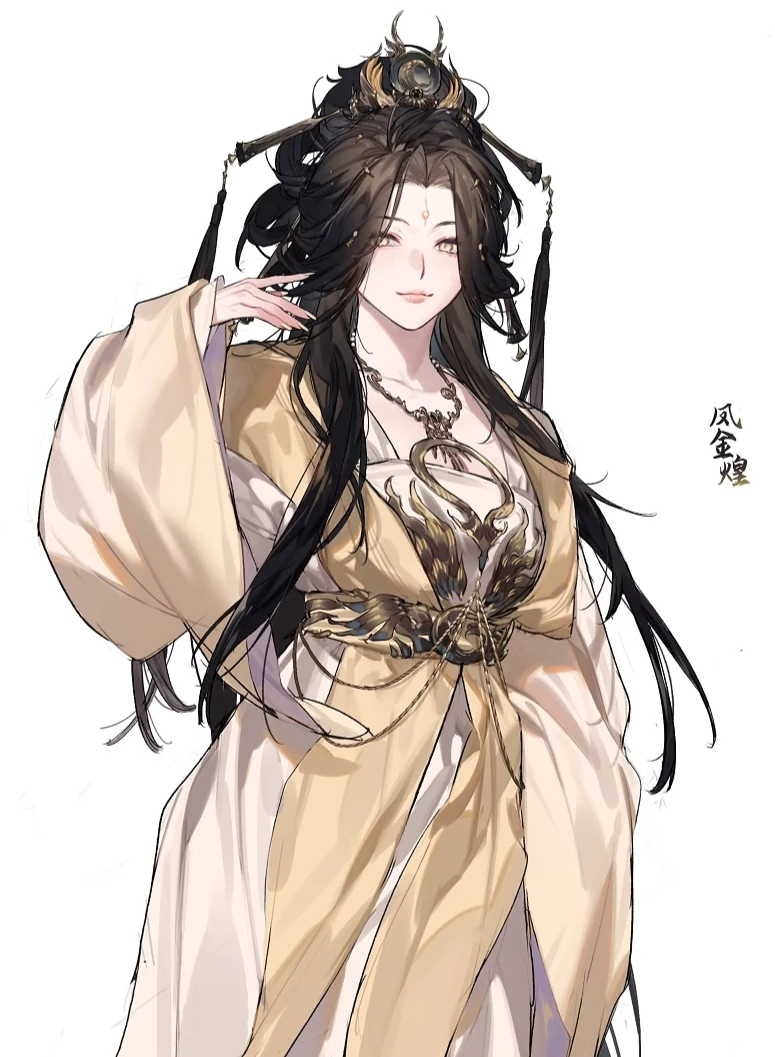
#> input picture ReadingImageAndVideos/image.png, 775 x 1057 px
$ python thresholding.py
#> lines starting #> are read from the running program, lines starting #| are printed output that depends on the picture; after the words box and inside, x2 and y2 are one past the last pixel; in counts of white or black regions, pixels touching at a corner belong together
import cv2 as cv

img = cv.imread('../image.png')
#> img is the input picture: shape (1057, 775, 3); mean B, G, R 195, 202.1, 212.3
cv.imshow('Original Image', img)
# Convert to grayscale
gray = cv.cvtColor(img, cv.COLOR_BGR2GRAY)
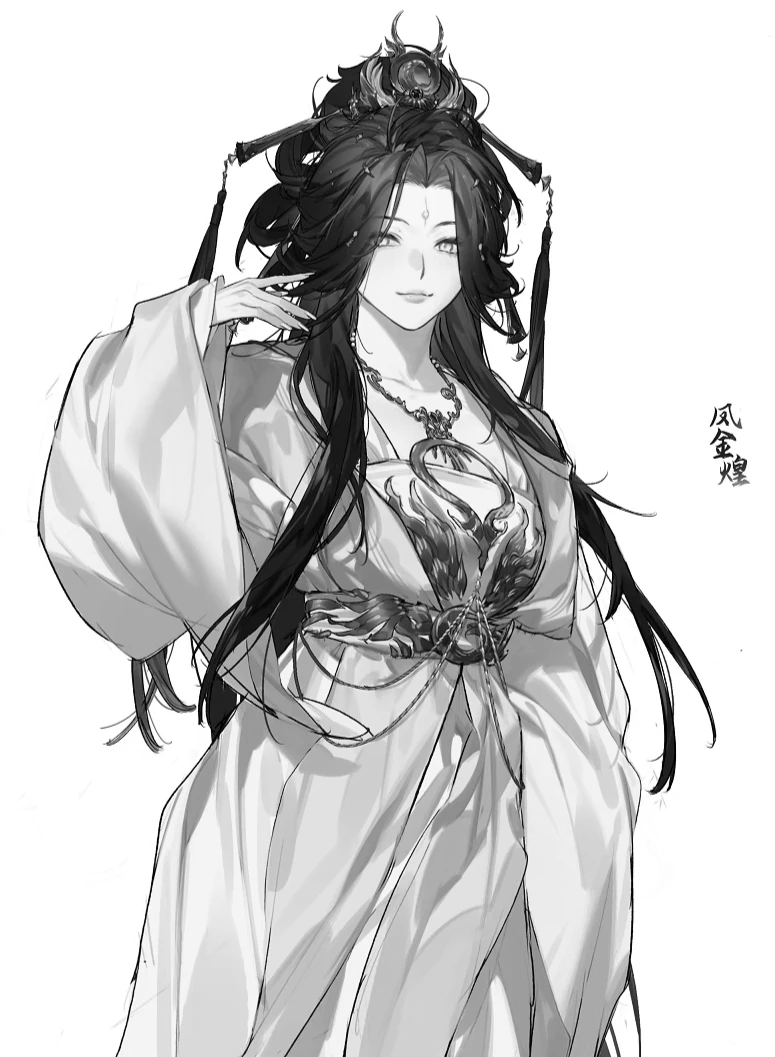
#> gray: shape (1057, 775); min 0, max 255, mean 204.3
cv.imshow('Grayscale Image', gray)

# Simple Thresholding
threshold,thresh = cv.threshold(gray, 127, 255, cv.THRESH_BINARY)
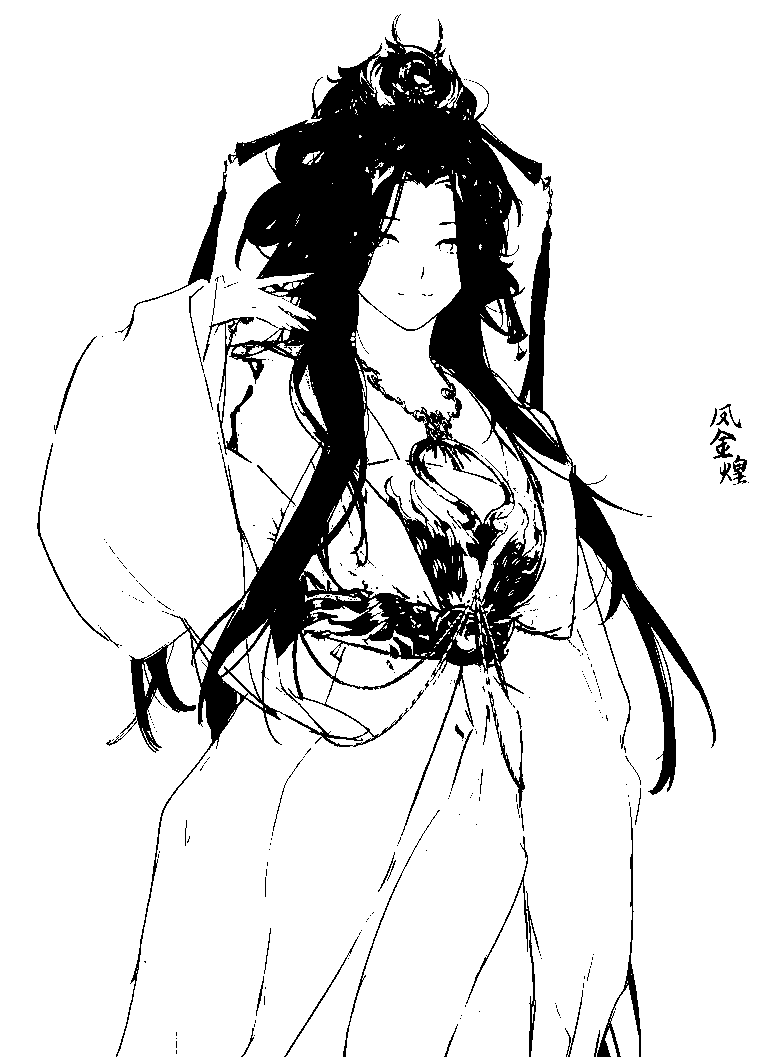
#> thresh: shape (1057, 775); 85% white; 337 black regions (295 under 20 px), largest, box (x1, y1, x2, y2) and area: (106, 19, 716, 1057) 114393, (118, 160, 228, 341) 1508, (594, 807, 641, 1057) 1177
# baiscally looks at each pixel and if the value is greater than 127, it is set to 255 (white), otherwise it is set to 0 (black)
cv.imshow('Simple Thresholding', thresh)

# inverse binary thresholding
threshold,thresh_inv = cv.threshold(gray, 127, 255, cv.THRESH_BINARY_INV)
cv.imshow('Inverse Binary Thresholding', thresh_inv)

# Adaptive Thresholding
# this method finds the optimal threshold for smaller regions of the image
adaptive_thresh = cv.adaptiveThreshold(gray, 255, cv.ADAPTIVE_THRESH_MEAN_C,
                                        cv.THRESH_BINARY, blockSize=11, C=2)
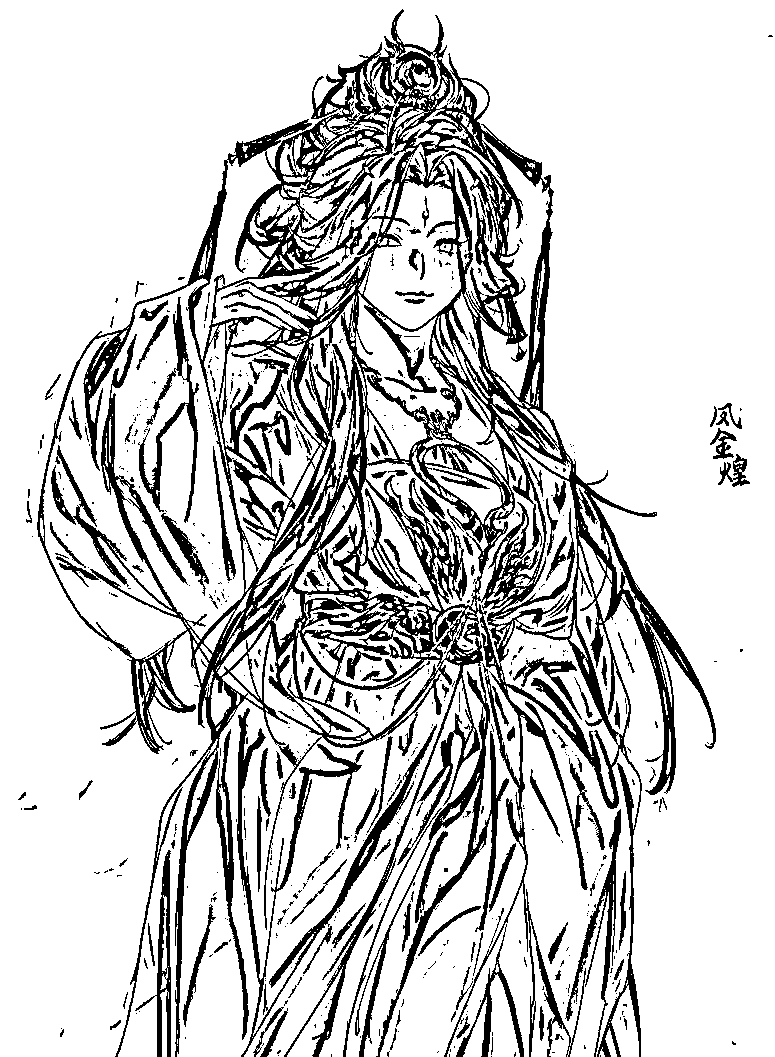
#> adaptive_thresh: shape (1057, 775); 80.9% white; 695 black regions (547 under 20 px), largest, box (x1, y1, x2, y2) and area: (37, 9, 716, 1057) 116370, (237, 708, 437, 1057) 6389, (355, 667, 509, 1057) 5496

cv.imshow('Adaptive Thresholding', adaptive_thresh)
cv.waitKey(0)
cv.destroyAllWindows()
